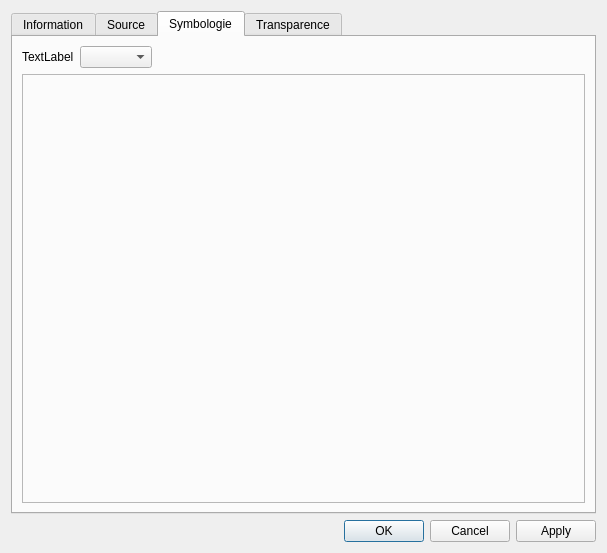
<?xml version="1.0" encoding="UTF-8"?>
<ui version="4.0">
 <class>RasterLayerPropertiesDialog</class>
 <widget class="QDialog" name="RasterLayerPropertiesDialog">
  <property name="geometry">
   <rect>
    <x>0</x>
    <y>0</y>
    <width>607</width>
    <height>553</height>
   </rect>
  </property>
  <property name="windowTitle">
   <string>Dialog</string>
  </property>
  <layout class="QVBoxLayout" name="verticalLayout">
   <item>
    <widget class="QTabWidget" name="tabWidget">
     <property name="currentIndex">
      <number>2</number>
     </property>
     <widget class="QWidget" name="tabInformation">
      <attribute name="title">
       <string>Information</string>
      </attribute>
     </widget>
     <widget class="QWidget" name="tabSource">
      <attribute name="title">
       <string>Source</string>
      </attribute>
     </widget>
     <widget class="QWidget" name="tabSymbology">
      <attribute name="title">
       <string>Symbologie</string>
      </attribute>
      <layout class="QVBoxLayout" name="verticalLayout_2">
       <item>
        <layout class="QHBoxLayout" name="horizontalLayout">
         <item>
          <widget class="QLabel" name="label">
           <property name="text">
            <string>TextLabel</string>
           </property>
          </widget>
         </item>
         <item>
          <widget class="QComboBox" name="comboBoxRenderer"/>
         </item>
         <item>
          <spacer name="horizontalSpacer">
           <property name="orientation">
            <enum>Qt::Horizontal</enum>
           </property>
           <property name="sizeHint" stdset="0">
            <size>
             <width>40</width>
             <height>20</height>
            </size>
           </property>
          </spacer>
         </item>
        </layout>
       </item>
       <item>
        <widget class="QFrame" name="rendererFrame">
         <property name="frameShape">
          <enum>QFrame::StyledPanel</enum>
         </property>
         <property name="frameShadow">
          <enum>QFrame::Raised</enum>
         </property>
        </widget>
       </item>
      </layout>
     </widget>
     <widget class="QWidget" name="tabTransparency">
      <attribute name="title">
       <string>Transparence</string>
      </attribute>
     </widget>
    </widget>
   </item>
   <item>
    <widget class="QDialogButtonBox" name="buttonBox">
     <property name="orientation">
      <enum>Qt::Horizontal</enum>
     </property>
     <property name="standardButtons">
      <set>QDialogButtonBox::Apply|QDialogButtonBox::Cancel|QDialogButtonBox::Ok</set>
     </property>
    </widget>
   </item>
  </layout>
 </widget>
 <resources/>
 <connections>
  <connection>
   <sender>buttonBox</sender>
   <signal>accepted()</signal>
   <receiver>RasterLayerPropertiesDialog</receiver>
   <slot>accept()</slot>
   <hints>
    <hint type="sourcelabel">
     <x>248</x>
     <y>254</y>
    </hint>
    <hint type="destinationlabel">
     <x>157</x>
     <y>274</y>
    </hint>
   </hints>
  </connection>
  <connection>
   <sender>buttonBox</sender>
   <signal>rejected()</signal>
   <receiver>RasterLayerPropertiesDialog</receiver>
   <slot>reject()</slot>
   <hints>
    <hint type="sourcelabel">
     <x>316</x>
     <y>260</y>
    </hint>
    <hint type="destinationlabel">
     <x>286</x>
     <y>274</y>
    </hint>
   </hints>
  </connection>
 </connections>
</ui>
